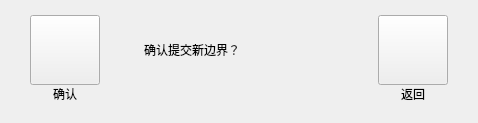
       <widget class="QWidget" name="controlCollectionUpdateDataPage">
        <layout class="QHBoxLayout" name="horizontalLayout_32">
         <property name="spacing">
          <number>44</number>
         </property>
         <property name="leftMargin">
          <number>30</number>
         </property>
         <property name="topMargin">
          <number>15</number>
         </property>
         <property name="rightMargin">
          <number>30</number>
         </property>
         <property name="bottomMargin">
          <number>20</number>
         </property>
         <item>
          <layout class="QVBoxLayout" name="verticalLayout_72">
           <property name="spacing">
            <number>0</number>
           </property>
           <item>
            <widget class="QPushButton" name="updateDataOkBtn">
             <property name="minimumSize">
              <size>
               <width>70</width>
               <height>70</height>
              </size>
             </property>
             <property name="maximumSize">
              <size>
               <width>70</width>
               <height>70</height>
              </size>
             </property>
             <property name="text">
              <string/>
             </property>
            </widget>
           </item>
           <item>
            <widget class="QLabel" name="updateDataOkBtnLabel">
             <property name="text">
              <string>确认</string>
             </property>
             <property name="alignment">
              <set>Qt::AlignCenter</set>
             </property>
            </widget>
           </item>
          </layout>
         </item>
         <item>
          <layout class="QVBoxLayout" name="verticalLayout_71">
           <item>
            <widget class="QLabel" name="updateDataInfoLabel">
             <property name="minimumSize">
              <size>
               <width>190</width>
               <height>70</height>
              </size>
             </property>
             <property name="text">
              <string>确认提交新边界？</string>
             </property>
            </widget>
           </item>
           <item>
            <spacer name="verticalSpacer_15">
             <property name="orientation">
              <enum>Qt::Vertical</enum>
             </property>
             <property name="sizeHint" stdset="0">
              <size>
               <width>20</width>
               <height>17</height>
              </size>
             </property>
            </spacer>
           </item>
          </layout>
         </item>
         <item>
          <layout class="QVBoxLayout" name="verticalLayout_73">
           <property name="spacing">
            <number>0</number>
           </property>
           <item>
            <widget class="QPushButton" name="updateDataBackBtn">
             <property name="minimumSize">
              <size>
               <width>70</width>
               <height>70</height>
              </size>
             </property>
             <property name="maximumSize">
              <size>
               <width>70</width>
               <height>70</height>
              </size>
             </property>
             <property name="text">
              <string/>
             </property>
            </widget>
           </item>
           <item>
            <widget class="QLabel" name="updateDataBackBtnLabel">
             <property name="text">
              <string>返回</string>
             </property>
             <property name="alignment">
              <set>Qt::AlignCenter</set>
             </property>
            </widget>
           </item>
          </layout>
         </item>
        </layout>
       </widget>
